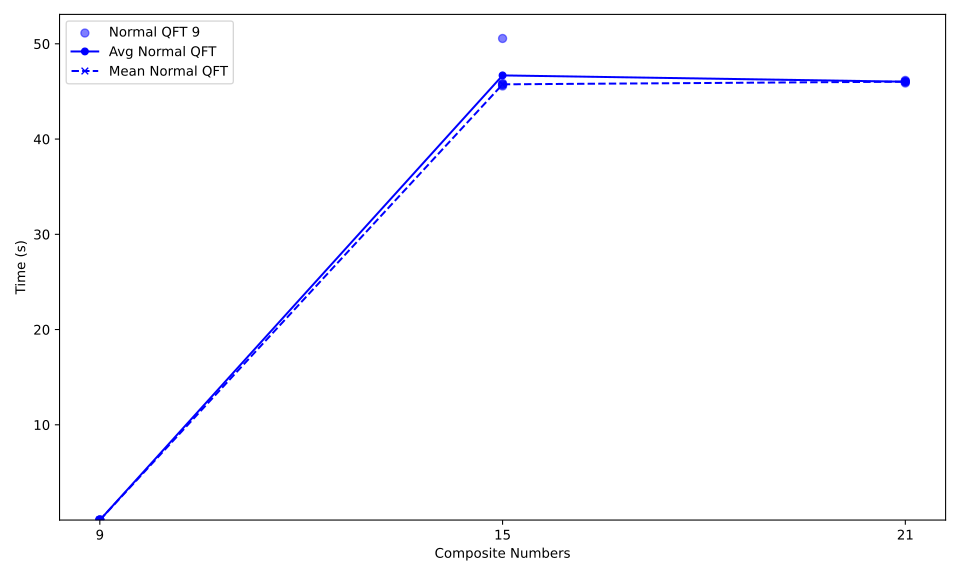

Write the Python code that produced this figure.
import json
import matplotlib.pyplot as plt
import numpy as np
from numpy import nan
import os

# Load JSON data
def load_json(file_path):
    with open(file_path, 'r') as file:
        return json.load(file)

# Load all data files
avg_mean_normal = load_json('../average_mean_normal.json')
times_normal = load_json('../times_normal.json')

# Extract the composite numbers from all files
odd_composite_numbers_normal = set(map(int, avg_mean_normal['odd_composite_numbers'].keys()))
odd_composite_numbers_times_normal = set(map(int, times_normal['odd_composite_numbers'].keys()))

# Find the union of all composite numbers across all files
all_odd_composite_numbers = sorted(odd_composite_numbers_normal | odd_composite_numbers_times_normal)

# Prepare data for plotting (handle missing values as NaN)
avg_normal = [avg_mean_normal['odd_composite_numbers'].get(str(num), [nan, nan])[0] for num in all_odd_composite_numbers]
mean_normal = [avg_mean_normal['odd_composite_numbers'].get(str(num), [nan, nan])[1] for num in all_odd_composite_numbers]

# Prepare runtime data for the composite numbers (handle missing values as NaN)
times_normal_values = [times_normal['odd_composite_numbers'].get(str(num), []) for num in all_odd_composite_numbers]

# Create the plot
plt.figure(figsize=(10, 6))

# Plot individual runtimes as scatter points
for i, num in enumerate(all_odd_composite_numbers):
    # Scatter for normal mode
    if times_normal_values[i]:
        plt.scatter([num] * len(times_normal_values[i]), times_normal_values[i], color='blue', alpha=0.5, label=f'Normal QFT {num}' if i == 0 else "")
  
# Plot average and mean trend lines with interpolation (skip missing values)
plt.plot(all_odd_composite_numbers, avg_normal, color='blue', label='Avg Normal QFT', linestyle='-', marker='o', markersize=5)
plt.plot(all_odd_composite_numbers, mean_normal, color='blue', linestyle='--', label='Mean Normal QFT', marker='x', markersize=5)

# Set dynamic y-axis limits
all_times = [time for sublist in times_normal_values for time in sublist if time is not None]
y_min = min(all_times) * 0.95 if all_times else 0  # Add 5% padding for y-axis lower limit
y_max = max(all_times) * 1.05 if all_times else 1  # Add 5% padding for y-axis upper limit

# Set the limits for the plot
plt.ylim(y_min, y_max)

# Labels and title
plt.xlabel('Composite Numbers')
plt.ylabel('Time (s)')

# Add legend and display
plt.legend()

# Set the x-ticks to display every 5th number
tick_step = 1
x_ticks = all_odd_composite_numbers[::tick_step]  # Get every 5th number
plt.xticks(x_ticks)

plt.tight_layout()

# Get the script name
script_name = os.path.splitext(os.path.basename(__file__))[0]
output_file = f"{script_name}.svg"

# Save the plot
plt.savefig(output_file, format='svg')
